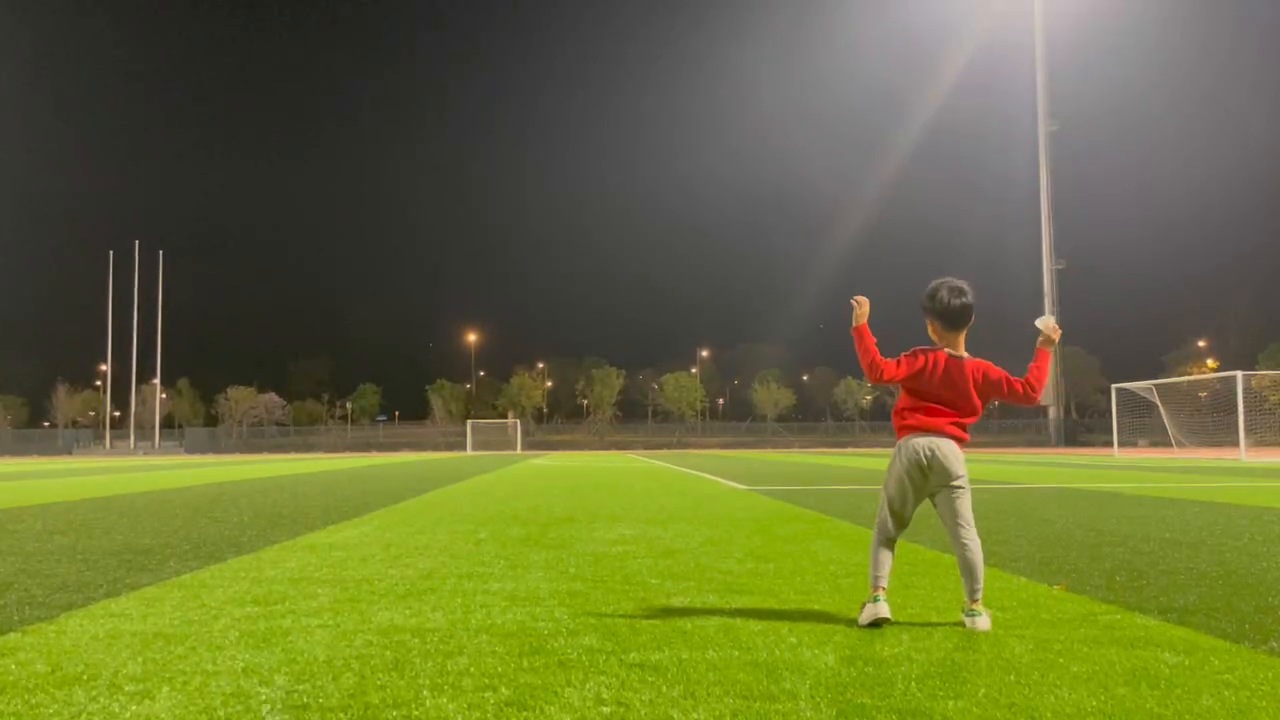
#> input picture frame 16 of final_project_video_process/badminton_throwing.mp4, 1280 x 720 px
$ jupyter execute badminton_position_detection.ipynb
#> lines starting #> are read from the running program, lines starting #| are printed output that depends on the picture; after the words box and inside, x2 and y2 are one past the last pixel; in counts of white or black regions, pixels touching at a corner belong together
[cell 1]
import cv2
import numpy as np
import matplotlib.pyplot as plt

[cell 2]
video_path = 'badminton_throwing.mp4'
cap = cv2.VideoCapture(video_path)

lower_color = np.array([100],dtype=np.uint8)
upper_color = np.array([255],dtype=np.uint8)

print(cap.isOpened())

[cell 3]
while cap.isOpened():
    ret, frame = cap.read()
#> frame is the input picture: shape (720, 1280, 3); mean B, G, R 56.6, 110.1, 105.4

    gray = cv2.cvtColor(frame, cv2.COLOR_BGR2GRAY)
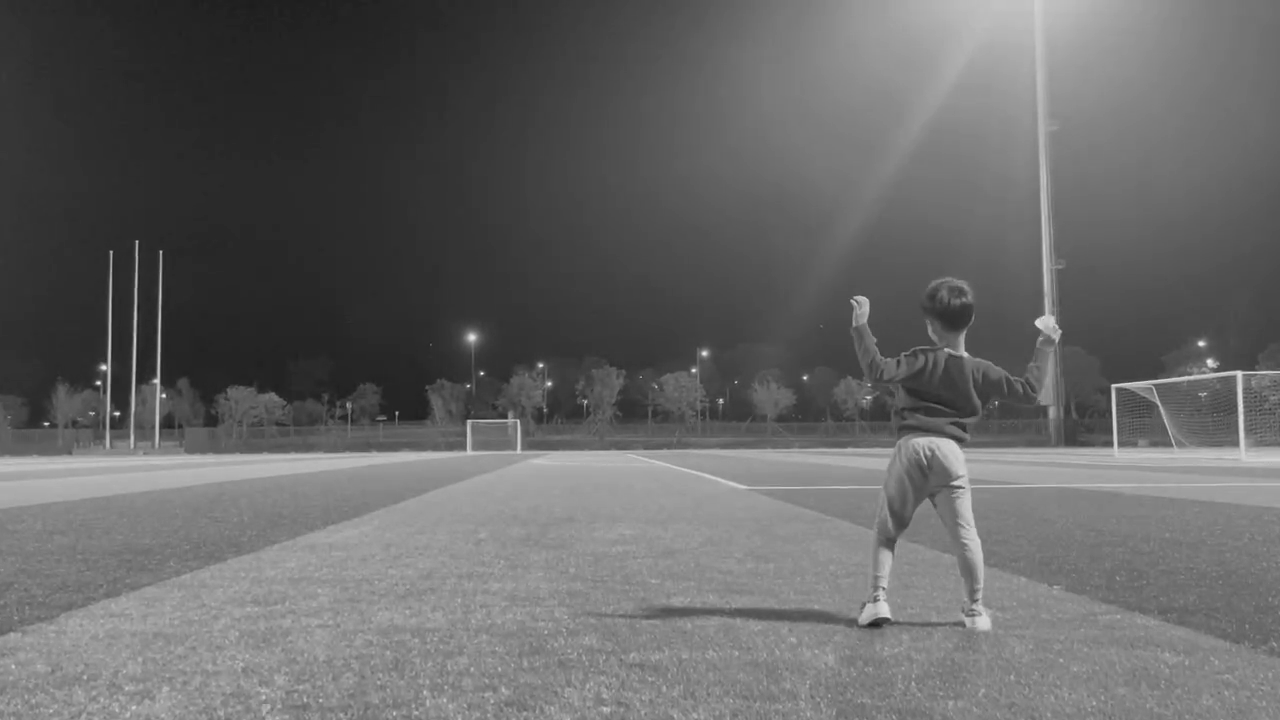
#> gray: shape (720, 1280); min 27, max 249, mean 102.6
    blurred = cv2.GaussianBlur(gray, (5, 5), 0)
    plt.imshow(blurred, cmap='gray')
    plt.show()
    #cv2.imshow('gray',blurred)
    print('-------')
    if not ret:
        break


    mask = cv2.inRange(blurred, lower_color, upper_color)
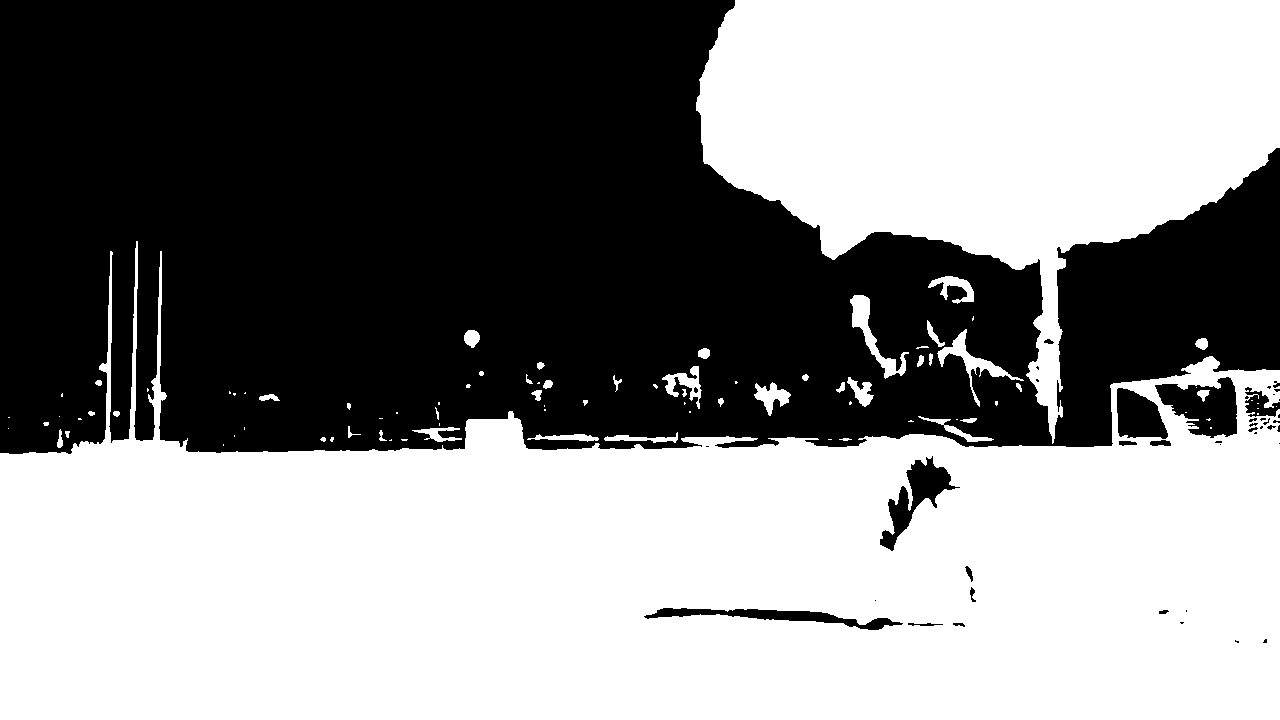
#> mask: shape (720, 1280); 53.9% white; 43 black regions (26 under 20 px)
    contours, _ = cv2.findContours(mask, cv2.RETR_EXTERNAL, cv2.CHAIN_APPROX_SIMPLE)
#> contours = 83 contours, 50 with area under 20; largest, box (x1, y1, x2, y2) and area: (0, 241, 1280, 720) 363950, (696, 0, 1280, 444) 131828, (850, 295, 909, 379) 1066, (937, 329, 1024, 407) 915, (662, 366, 702, 409) 536

    # 绘制检测到的羽毛球位置
    if len(contours) > 0:
        for contour in contours:
            (x, y, w, h) = cv2.boundingRect(contour)
            cv2.rectangle(frame, (x, y), (x + w, y + h), (0, 255, 0), 2)
#> this loop made 83 passes
#> (x, y, w, h) on passes 5, 6, 7, 9, 10, 11, 12, 13, 14, 15, 17, 19: (839, 438, 13, 3), (330, 437, 4, 5), (320, 437, 6, 5), (527, 434, 72, 8), (604, 432, 74, 11), (65, 431, 5, 7), (379, 430, 8, 11), (57, 429, 6, 19), (8, 428, 1, 1), (412, 427, 50, 15), (348, 426, 13, 12), (43, 422, 6, 4)
#> (contour, x, y, w, h) on passes 1, 2, 3, 4, 8, 16: ([[223, 444], [223, 445]], 223, 444, 1, 2), ([[828, 439], [831, 439]], 828, 439, 4, 1), ([[401, 439], [402, 440], [406, 440], [407, 439]], 401, 439, 7, 2), ([[391, 439], [390, 440], [389, 440], [391, 440]], 389, 439, 3, 2), ([[234, 435], [234, 436]], 234, 435, 1, 2), ([[244, 427], [244, 429]], 244, 427, 1, 3)
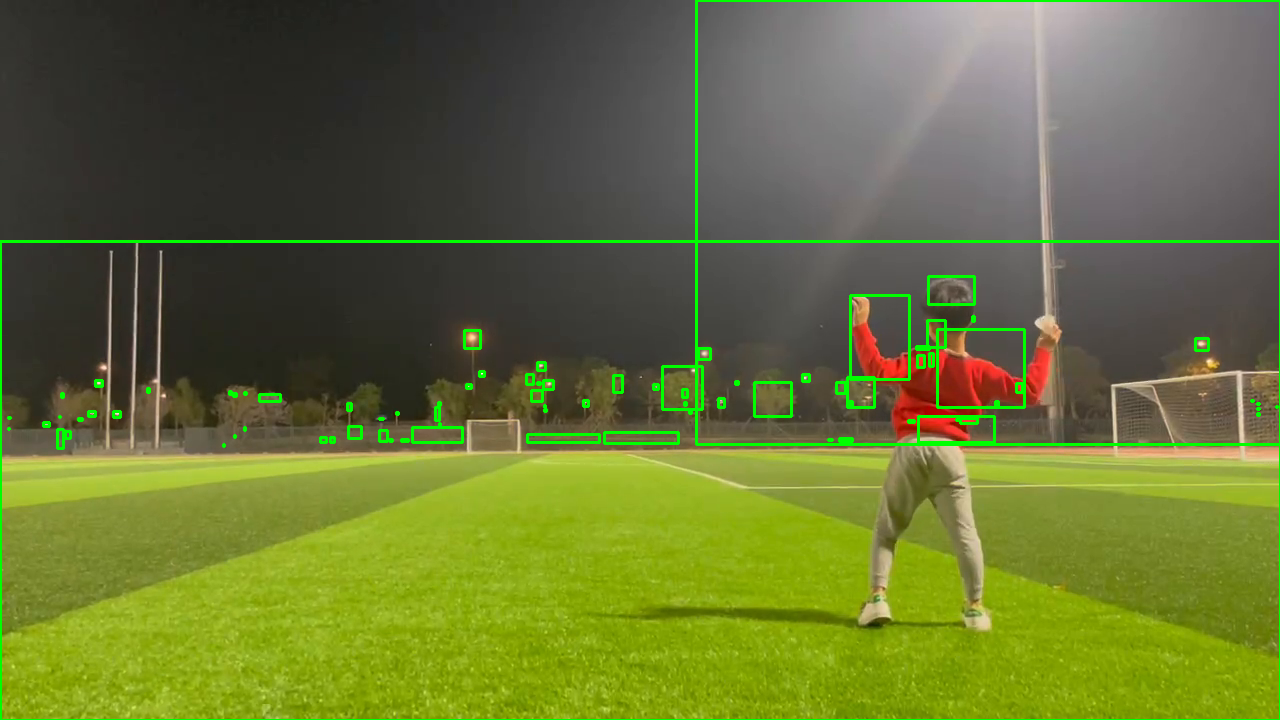
#> frame: shape (720, 1280, 3); 2.26% of pixels changed, all inside (x1, y1, x2, y2) = (0, 0, 1280, 720)

    # 显示结果
    #cv2.imshow('Video', frame)

    if cv2.waitKey(1) & 0xFF == ord('q'):
#> (key q is pressed here)
        break

$ run again, starting later in the video
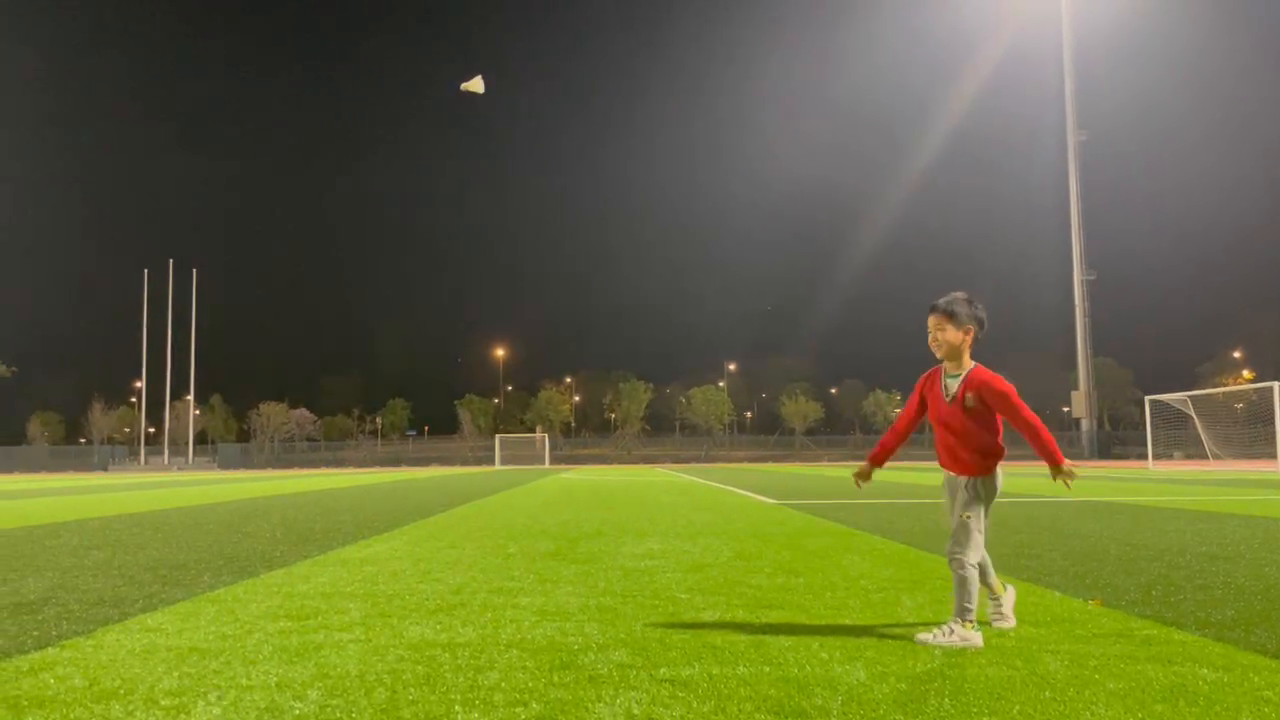
#> input picture frame 72 of final_project_video_process/badminton_throwing.mp4, 1280 x 720 px
#> frame is the input picture: shape (720, 1280, 3); mean B, G, R 57.7, 107.6, 103.3
#> `mask = cv2.inRange(blurred, lower_color, upper_color)`:
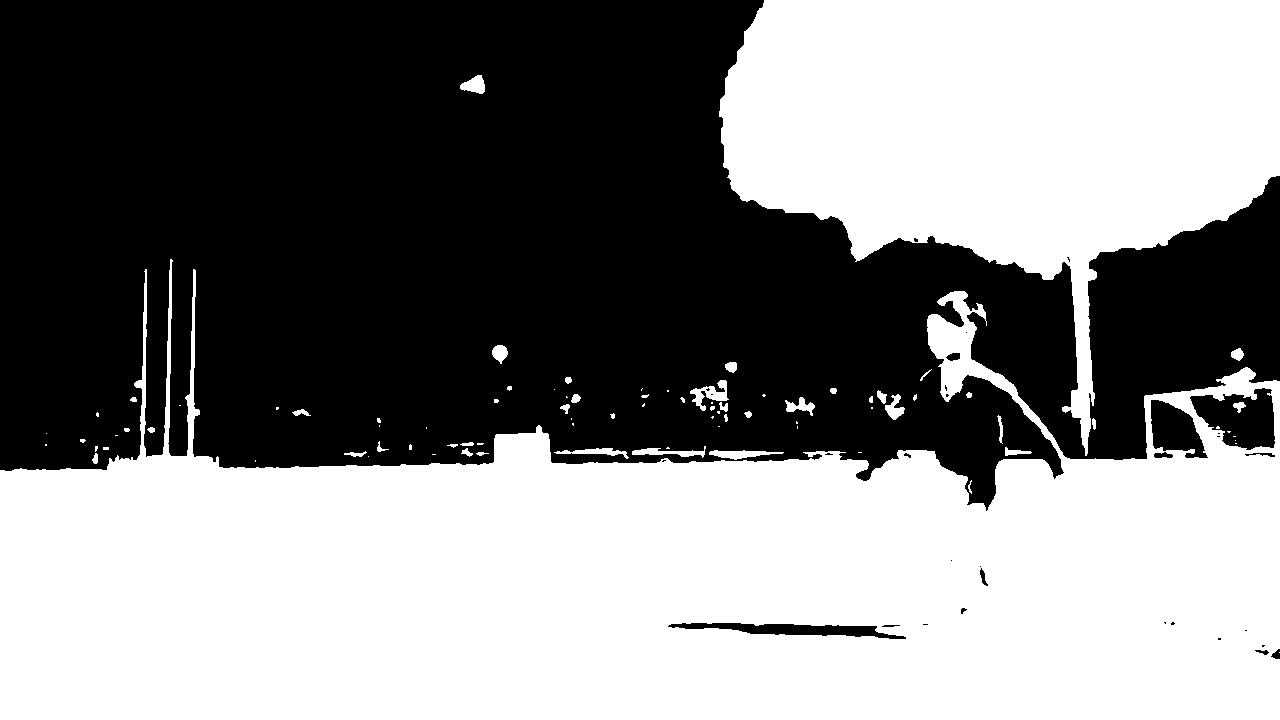
#> mask: shape (720, 1280); 51.7% white; 32 black regions (20 under 20 px)
#> contours = 80 contours, 51 with area under 20; largest, box (x1, y1, x2, y2) and area: (0, 259, 1280, 720) 344489, (719, 0, 1280, 456) 131677, (690, 380, 729, 411) 414, (709, 450, 784, 460) 321, (632, 446, 706, 458) 280
#> the loop `for contour in contours:` made 80 passes
#> (x, y, w, h) on passes 1, 2, 4, 6, 8, 9, 10, 11: (1279, 652, 1, 1), (968, 480, 4, 14), (368, 456, 1, 1), (92, 453, 6, 11), (476, 452, 13, 4), (344, 451, 23, 6), (709, 450, 75, 10), (554, 448, 75, 11)
#> after the loop `for contour in contours:`:
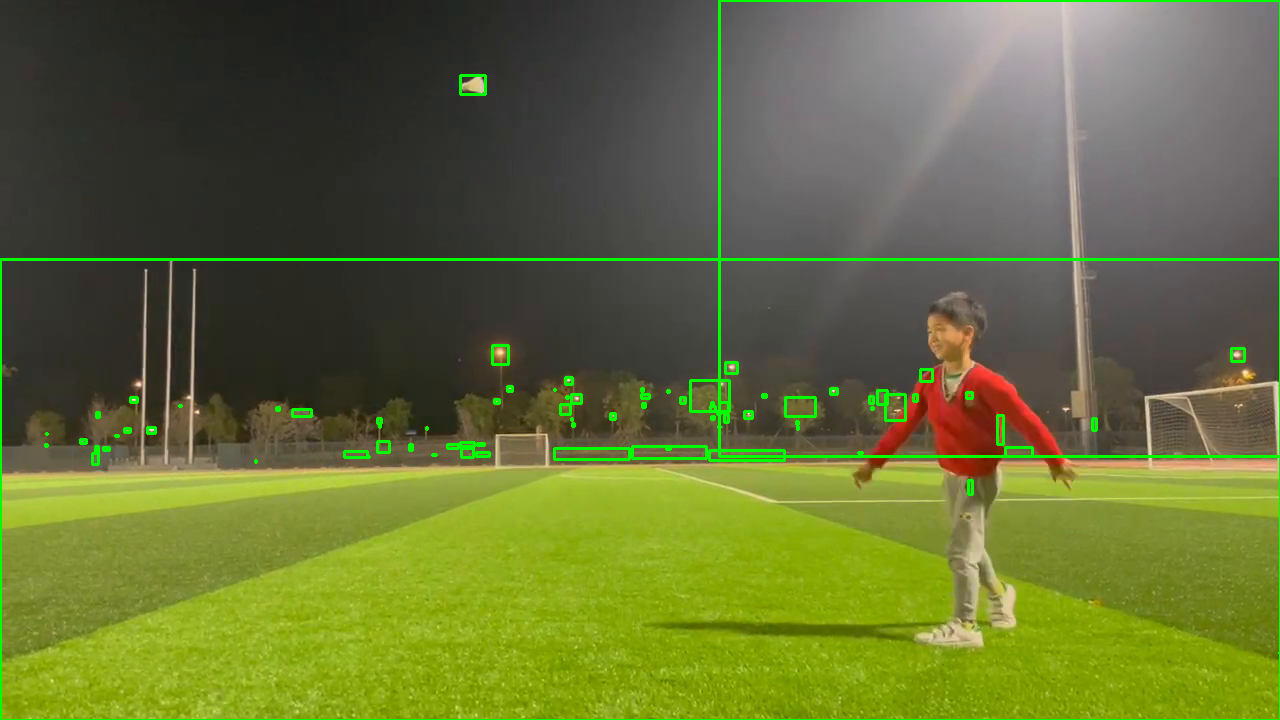
#> frame: shape (720, 1280, 3); 1.96% of pixels changed, all inside (x1, y1, x2, y2) = (0, 0, 1280, 720)

$ run again, starting later in the video
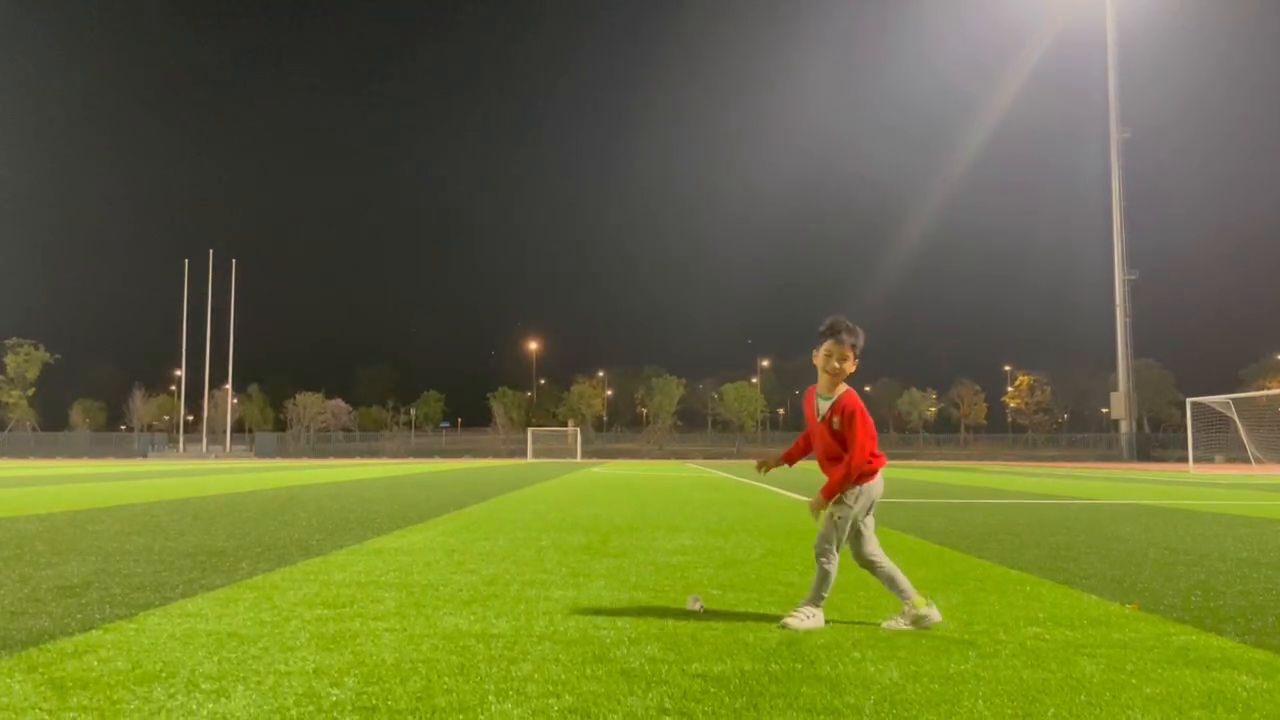
#> input picture frame 128 of final_project_video_process/badminton_throwing.mp4, 1280 x 720 px
#> frame is the input picture: shape (720, 1280, 3); mean B, G, R 57.3, 108.7, 104.1
#> `mask = cv2.inRange(blurred, lower_color, upper_color)`:
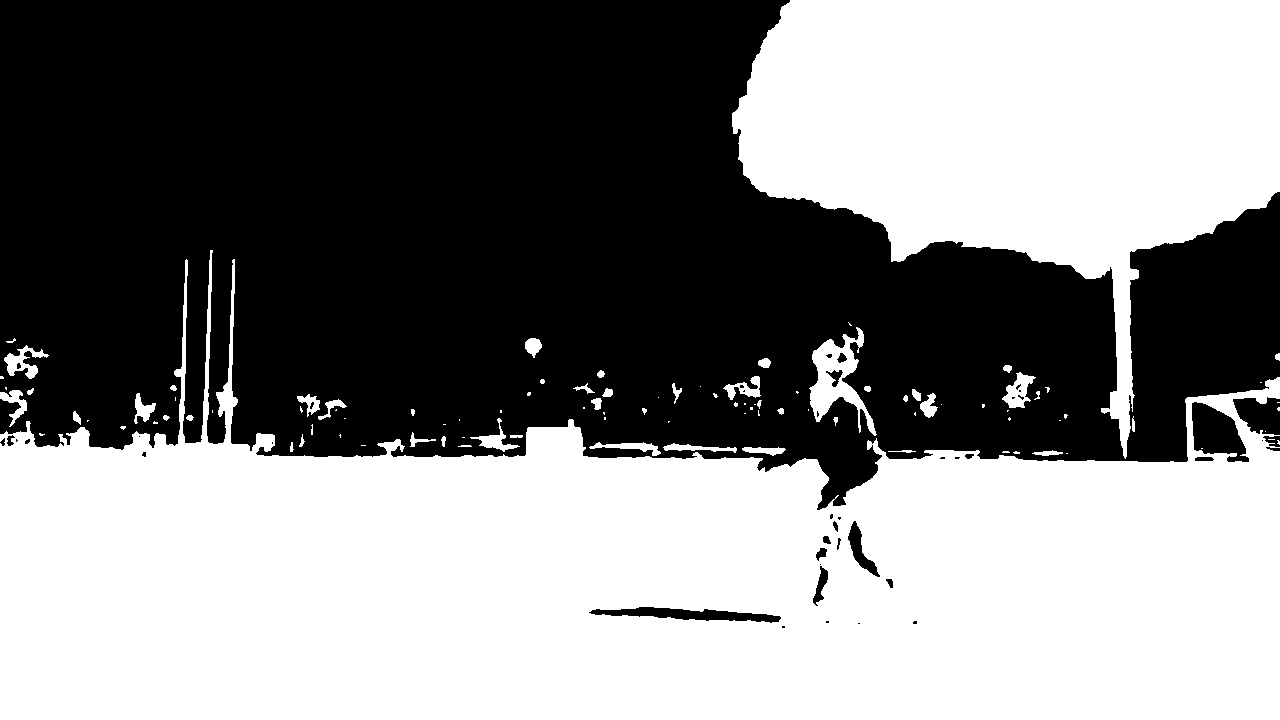
#> mask: shape (720, 1280); 52% white; 44 black regions (25 under 20 px)
#> contours = 101 contours, 64 with area under 20; largest, box (x1, y1, x2, y2) and area: (0, 250, 1280, 720) 345241, (732, 0, 1280, 459) 126669, (809, 327, 877, 436) 2746, (1002, 372, 1036, 408) 582, (4, 345, 49, 379) 528
#> the loop `for contour in contours:` made 101 passes
#> (x, y, w, h) on passes 2, 4, 5, 6, 7, 9, 10, 11: (1013, 451, 7, 3), (1032, 450, 31, 6), (888, 450, 28, 3), (742, 447, 44, 9), (458, 445, 14, 2), (663, 443, 74, 10), (589, 442, 72, 14), (290, 442, 4, 10)
#> after the loop `for contour in contours:`:
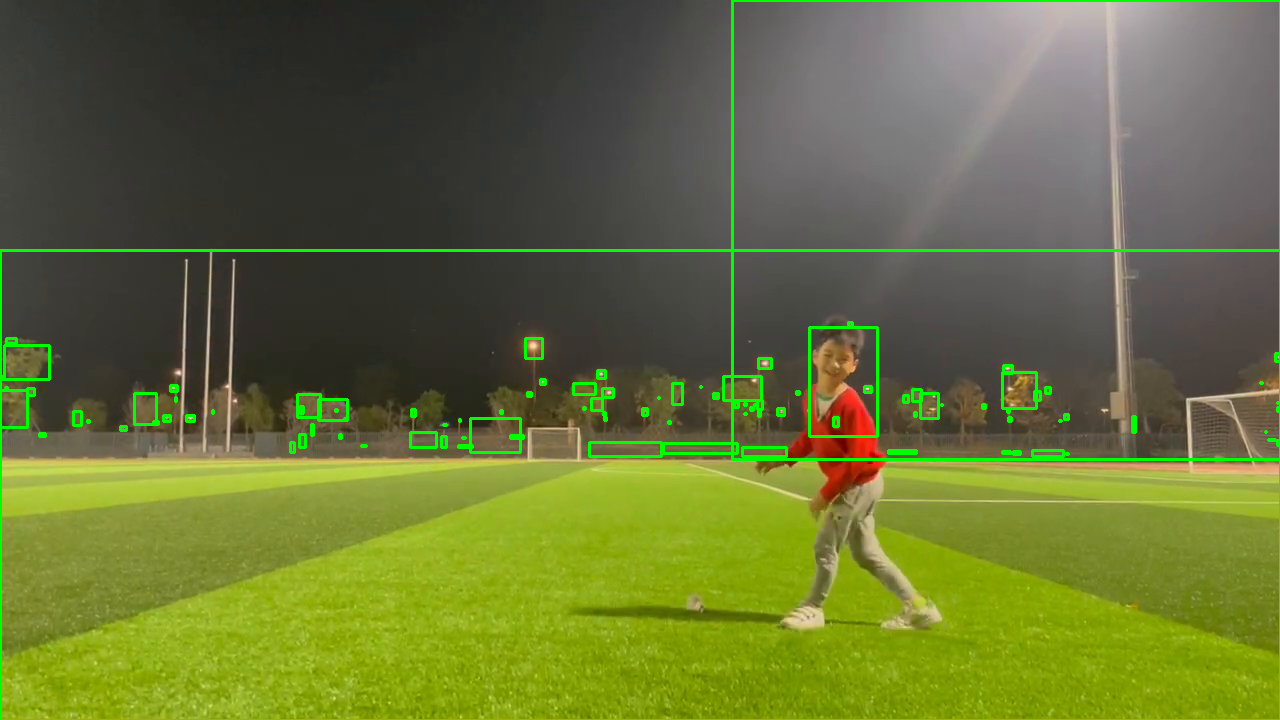
#> frame: shape (720, 1280, 3); 2.31% of pixels changed, all inside (x1, y1, x2, y2) = (0, 0, 1280, 720)
